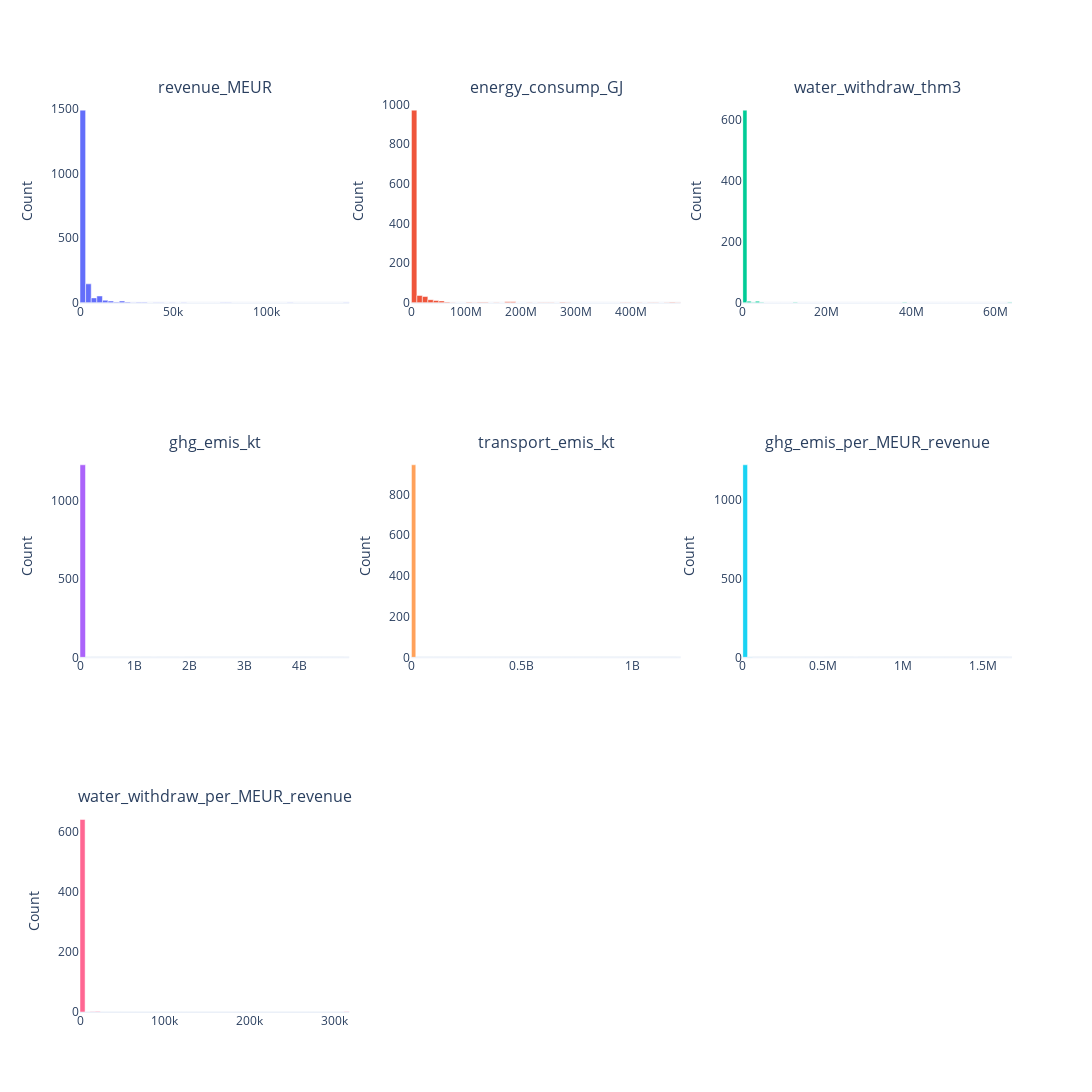

The cell this chart's notebook holds for it:
### Code cell
chart_visualisations(impact_df, columns_to_include=columns_to_include)
